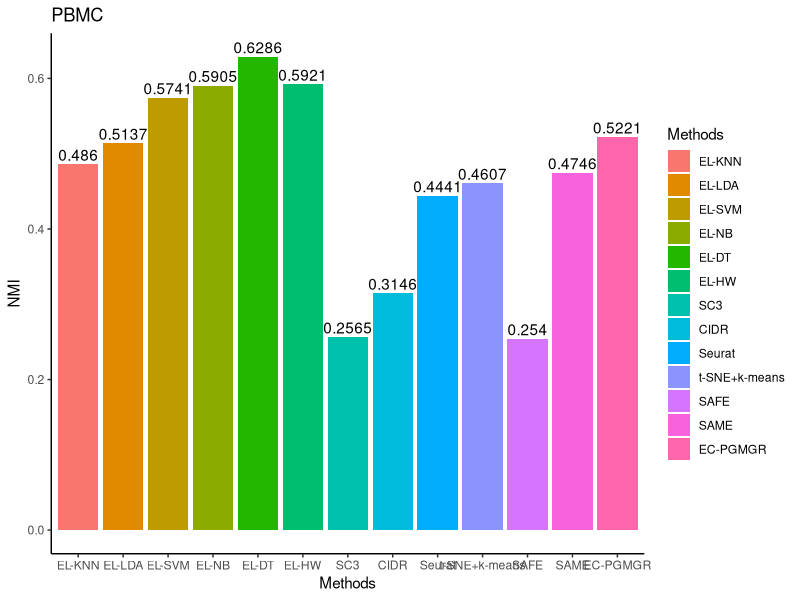
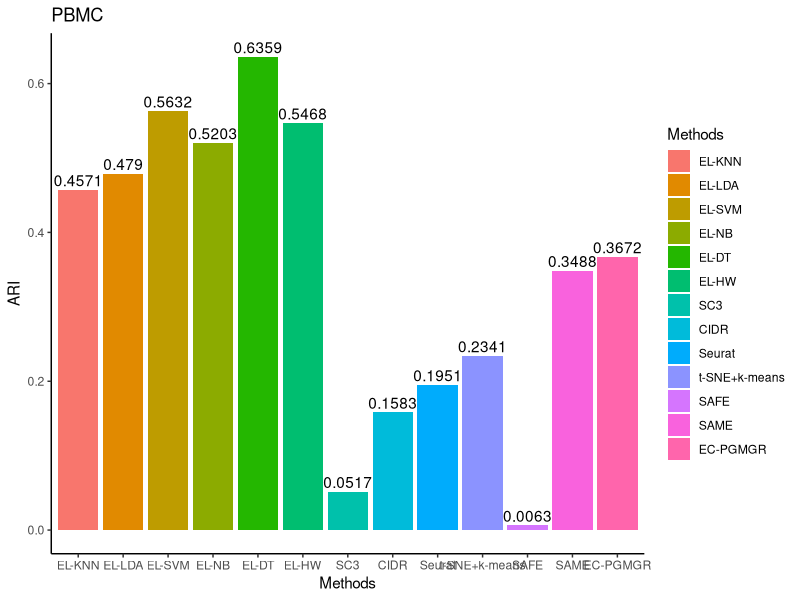

Write R code to recreate these figures, in order.
library(ggplot2)
library(gridExtra)

# PBMC-NMI
df <- read.table(header=TRUE, text='
 Methods Methods  NMI
  EL-KNN  EL-KNN   0.486
  EL-LDA  EL-LDA   0.5137
  EL-SVM  EL-SVM   0.5741
  EL-NB   EL-NB    0.5905
  EL-DT   EL-DT    0.6286
  EL-HW   EL-HW    0.5921
  SC3     SC3      0.2565
  CIDR    CIDR     0.3146
  Seurat  Seurat   0.4441
  t-SNE+k-means t-SNE+k-means 0.4607
  SAFE    SAFE     0.254
  SAME    SAME     0.4746
  EC-PGMGR EC-PGMGR 0.5221
')  
df$Methods = factor(df$Methods, levels = c("EL-KNN", "EL-LDA", "EL-SVM", 
                                           "EL-NB","EL-DT", "EL-HW", "SC3", 
                                           "CIDR", "Seurat", "t-SNE+k-means",
                                           "SAFE", "SAME", "EC-PGMGR"))
ggplot(df, aes(x=Methods, y=NMI, fill=Methods), width = 0.35) + 
  geom_col(data = df, position = "dodge") + theme_classic() + 
  ggtitle("PBMC") + 
  geom_text(label = df$NMI, position = position_dodge(0.9), vjust = -0.3)

# PBMC-ARI
df <- read.table(header=TRUE, text='
 Methods Methods  ARI
  EL-KNN  EL-KNN   0.4571
  EL-LDA  EL-LDA   0.479
  EL-SVM  EL-SVM   0.5632
  EL-NB   EL-NB    0.5203
  EL-DT   EL-DT    0.6359
  EL-HW   EL-HW    0.5468
  SC3     SC3      0.0517
  CIDR    CIDR     0.1583
  Seurat  Seurat   0.1951
  t-SNE+k-means t-SNE+k-means 0.2341
  SAFE    SAFE     0.0063
  SAME    SAME     0.3488
  EC-PGMGR EC-PGMGR 0.3672
')

df$Methods = factor(df$Methods, levels = c("EL-KNN", "EL-LDA", "EL-SVM", 
                                           "EL-NB","EL-DT", "EL-HW", "SC3", 
                                           "CIDR", "Seurat", "t-SNE+k-means",
                                           "SAFE", "SAME", "EC-PGMGR"))

ggplot(df, aes(x=Methods, y=ARI, fill=Methods), width = 0.35) + 
  geom_col(data = df, position = "dodge") + theme_classic() + 
  ggtitle("PBMC") + 
  geom_text(label = df$ARI, position = position_dodge(0.9), vjust = -0.3)
